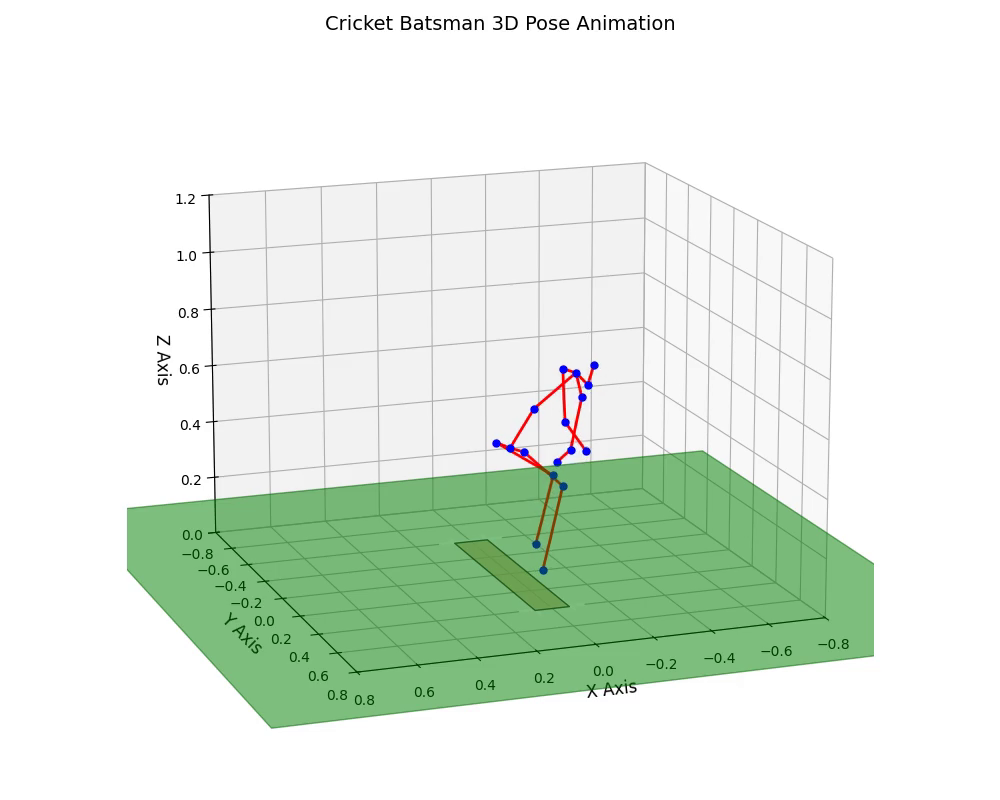
#> input picture frame 11 of cricket_pose_animation.mp4, 1000 x 800 px, given in place of the camera
$ python object_tracker.py
#> lines starting #> are read from the running program, lines starting #| are printed output that depends on the picture; after the words box and inside, x2 and y2 are one past the last pixel; in counts of white or black regions, pixels touching at a corner belong together
### src/cricket_analytics/detection/background_subtractor.py
import cv2

class BackgroundSubtractor:
    def __init__(self, history=1000, varThreshold=50, detectShadows=True):
        """
        Initializes the BackgroundSubtractor using MOG2 algorithm.

        Parameters:
        - history: Length of the history.
        - varThreshold: Threshold on the squared Mahalanobis distance to decide
                        whether it is well described by the background model.
        - detectShadows: If True, the algorithm detects shadows.
        """
        self.bg_subtractor = cv2.createBackgroundSubtractorMOG2(
            history=history,
            varThreshold=varThreshold,
            detectShadows=detectShadows
        )

    def apply(self, frame):
        """
        Applies the background subtraction on the provided frame.

        Parameters:
        - frame: The input image/frame (grayscale or color).

        Returns:
        - The foreground mask.
        """
        return self.bg_subtractor.apply(frame)


#Example usage
import cv2

cap = cv2.VideoCapture(0)
bg_subtractor = BackgroundSubtractor()

while True:
    ret, frame = cap.read()
#> frame is the input picture: shape (800, 1000, 3); mean B, G, R 224.8, 236.7, 225
    if not ret:
        break

    fg_mask = bg_subtractor.apply(frame)
#> in apply, `return self.bg_subtractor.apply(frame)`:
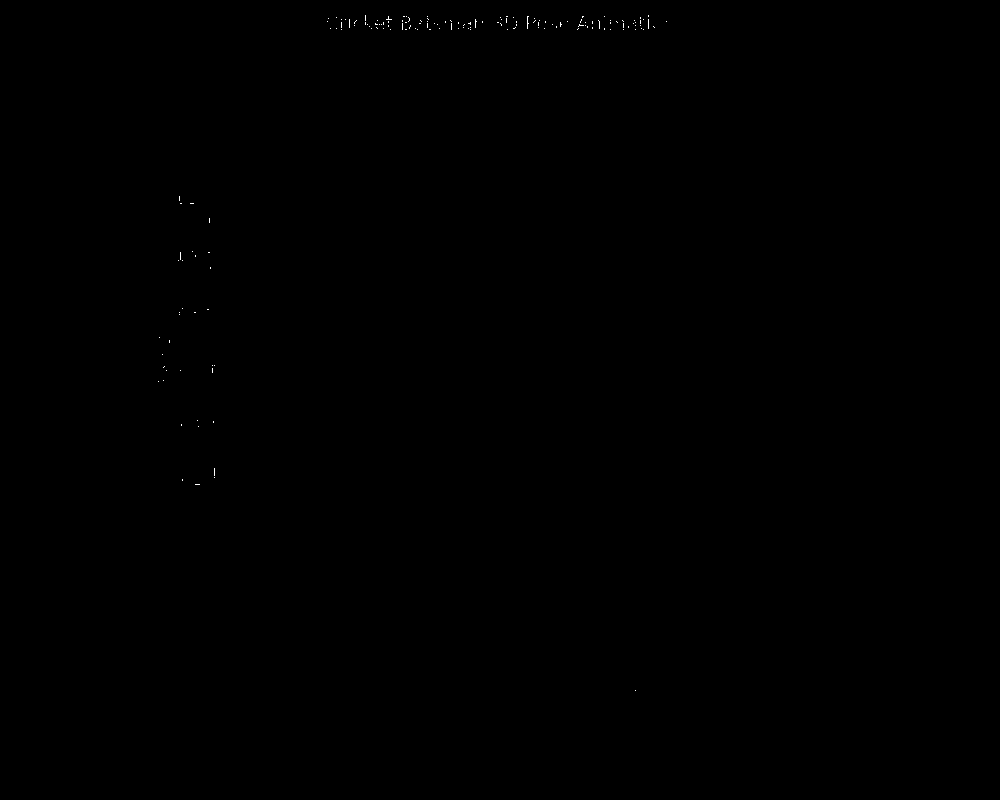
#> returned value: shape (800, 1000); values 127 (black) and 255 (white), 0.05% white in thin lines or dots, all inside (x1, y1, x2, y2) = (158, 15, 667, 691)
    cv2.imshow("Foreground Mask", fg_mask)

    if cv2.waitKey(1) & 0xFF == ord('q'):
#> (key q is pressed here)
        break

cap.release()
cv2.destroyAllWindows()

### src/cricket_analytics/detection/hsv_filter.py
import cv2
import numpy as np

class HSVFilter:
    def __init__(self, lower_bound, upper_bound):
        """
        Initializes the HSV filter with specified lower and upper HSV bounds.

        Parameters:
        - lower_bound: List or tuple of 3 ints (H, S, V) for the lower threshold.
        - upper_bound: List or tuple of 3 ints (H, S, V) for the upper threshold.
        """
        self.lower_bound = np.array(lower_bound, dtype=np.uint8)
        self.upper_bound = np.array(upper_bound, dtype=np.uint8)

    def apply(self, frame):
        """
        Applies HSV filtering to the input frame.

        Parameters:
        - frame: The input image/frame in BGR color space.

        Returns:
        - A binary mask where white pixels represent areas within the HSV range.
        """
        hsv_frame = cv2.cvtColor(frame, cv2.COLOR_BGR2HSV)
#> hsv_frame: shape (800, 1000, 3); mean H, S, V 13, 17.9, 237.2
        return cv2.inRange(hsv_frame, self.lower_bound, self.upper_bound)
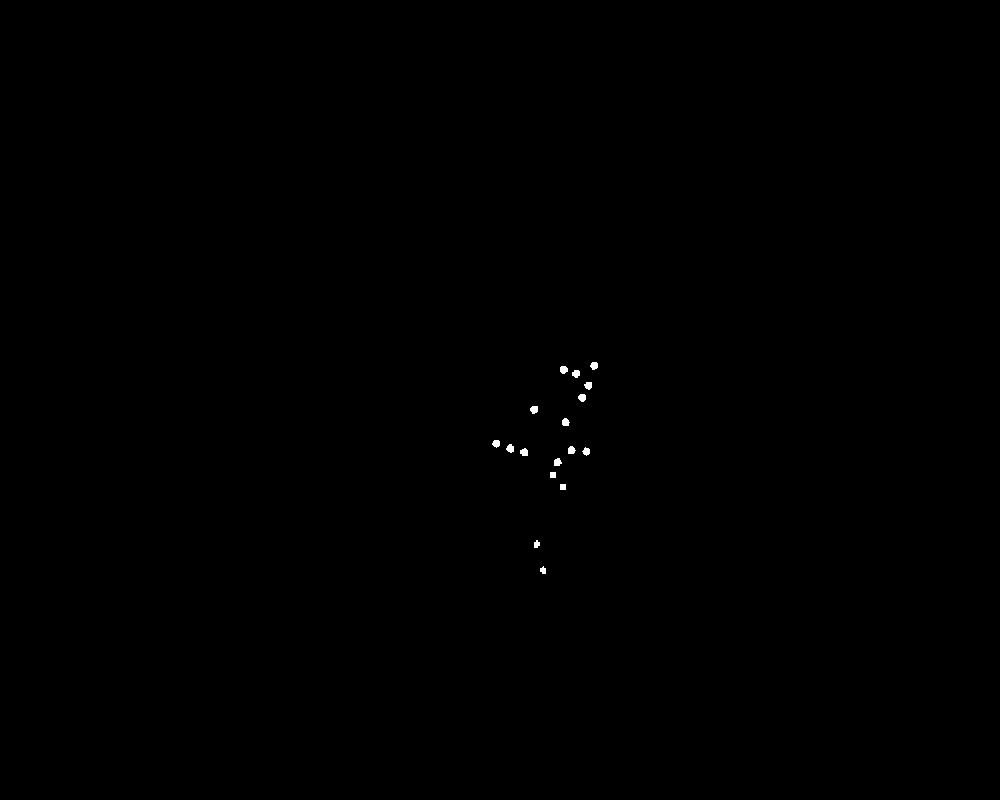
#> returned value: shape (800, 1000); 0.1% white; 17 white regions, largest, box (x1, y1, x2, y2) and area: (560, 366, 568, 374) 52, (530, 406, 538, 414) 52, (506, 444, 514, 453) 52


# Example usage
import cv2

cap = cv2.VideoCapture(0)
# Example: Filtering out a blue object
blue_filter = HSVFilter(lower_bound=(100, 150, 50), upper_bound=(140, 255, 255))

while True:
    ret, frame = cap.read()
    if not ret:
        break

    mask = blue_filter.apply(frame)
    cv2.imshow("Blue Object Mask", mask)

    if cv2.waitKey(1) & 0xFF == ord('q'):
#> (key q is pressed here)
        break

cap.release()
cv2.destroyAllWindows()

### src/cricket_analytics/detection/contour_detector.py
import cv2
import numpy as np

class ContourDetector:
    def __init__(self, min_area=5, min_circularity=0.4, kernel_size=(5, 5)):
        self.min_area = min_area
        self.min_circularity = min_circularity
        self.kernel = np.ones(kernel_size, np.uint8)

    # [46 lines left out: functions apply_morphological_operations, filter_contours, detect, draw_contours, not called in this run]

### src/cricket_analytics/detection/object_tracker.py
import cv2
from background_subtractor import BackgroundSubtractor
from contour_detector import ContourDetector
from hsv_filter import HSVFilter

class YellowObjectTracker:
    def __init__(self, video_path, min_area=5, min_circularity=0.4, draw_contours=True, draw_centroids=True):
        self.cap = cv2.VideoCapture(video_path)
        self.bg_subtractor = BackgroundSubtractor()
        self.contour_detector = ContourDetector(min_area=min_area, min_circularity=min_circularity)
        self.hsv_filter = HSVFilter(lower_bound=[10, 100, 100], upper_bound=[90, 255, 255])
        self.draw_contours = draw_contours
        self.draw_centroids = draw_centroids

    def process_frame(self, frame):
        fg_mask = self.bg_subtractor.apply(frame)

        mask_yellow = self.hsv_filter.apply(frame)
        moving_yellow_mask = cv2.bitwise_and(fg_mask, mask_yellow)

        contours, centroids = self.contour_detector.detect(moving_yellow_mask)

        if self.draw_contours:
            for contour in contours:
                x, y, w, h = cv2.boundingRect(contour)
                cv2.rectangle(frame, (x, y), (x + w, y + h), (0, 255, 0), 2)
                cv2.putText(frame, f"Area: {int(cv2.contourArea(contour))}, Circ: {self.contour_detector.min_circularity:.2f}",
                            (x, y - 10), cv2.FONT_HERSHEY_SIMPLEX, 0.5, (0, 255, 0), 2)

        if self.draw_centroids:
            for cx, cy in centroids:
                cv2.circle(frame, (int(cx), int(cy)), 5, (0, 0, 255), -1)

        return frame

    def run(self,fr):
        while True:
            fr=fr+1
            ret, frame = self.cap.read()
            if not ret:
                break
            processed_frame = self.process_frame(frame)
            if fr>1:


                cv2.imshow('Yellow Moving Object Detection', processed_frame)

                if cv2.waitKey(1) & 0xFF == ord('q'):
                    break

        self.cap.release()
        cv2.destroyAllWindows()

if __name__ == "__main__":
    # Example usage with optional drawing parameters
    tracker = YellowObjectTracker(
        video_path="front_ball1.mp4",
        min_area=5,
        min_circularity=0.4,
        draw_contours=True,  # Set to False to disable contour drawing
        draw_centroids=True,  # Set to False to disable centroid drawing
        # fr=0
    )
#> (the run stopped early here; a loop or call above may not have finished)
